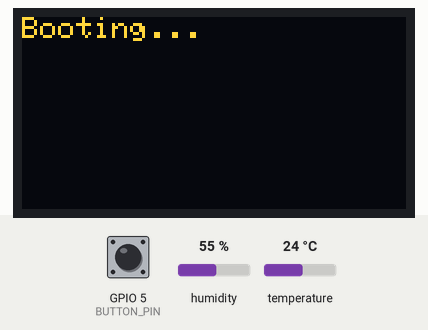
The program below on a simulated ESP32. On the bench: 128×64 one-colour display. Inputs (shaded band) come from the test bench; at power-on: humidity 55 %, temperature 24 °C, GPIO 5 (BUTTON_PIN) HIGH. The OLED is the two-colour kind (top 16 rows yellow); WiFi joins after 1.5 s; servers stay silent unless stated; what the program prints to the serial monitor is not drawn.

Above: at 1.1 s.
At 8.5 s:
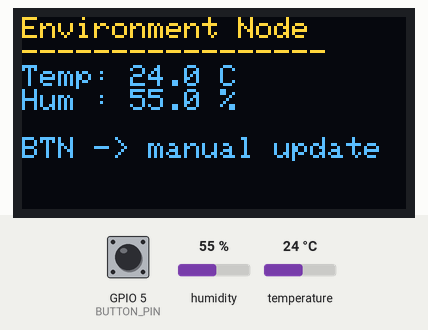
8.6 s: humidity set to 22 %
At 14.1 s:
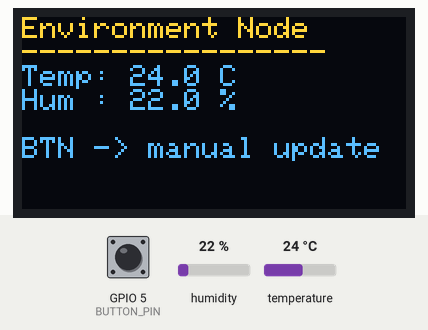
14.4 s: temperature set to 12 °C
At 19.2 s:
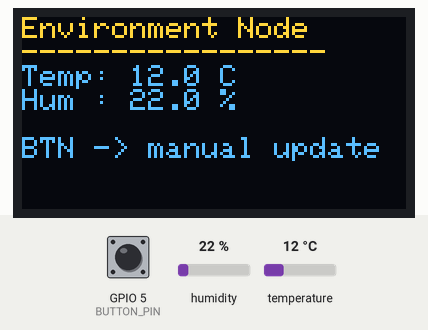
21.0 s: humidity set to 40 %
At 24.1 s:
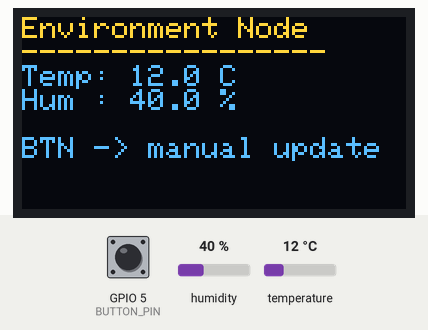
24.4 s: temperature set to 19 °C
Timing chart, 0 to 27.4 s (numbered marks = the images above; inputs shaded):
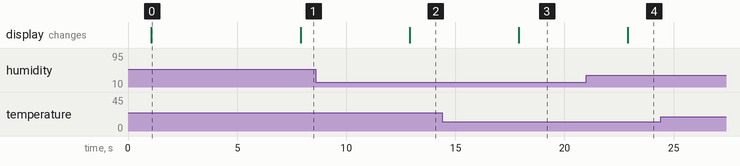

The program:

main.cpp
```cpp
/****************************************************
 * ESP32 + DHT22 + SSD1306 OLED + Button + Blynk
 * Pins (from Wokwi diagram):
 *   DHT22 data -> GPIO23
 *   OLED SDA   -> GPIO21
 *   OLED SCL   -> GPIO22
 *   Button     -> GPIO5 (active LOW, uses INPUT_PULLUP)
 ****************************************************/

#define BLYNK_TEMPLATE_ID "TMPL6PprXDmu2"
#define BLYNK_TEMPLATE_NAME "DHT by Minahal"
#define BLYNK_AUTH_TOKEN "XB4v73uJ4gVGRZh68IwUjAhYSCDqq0O-" // <-- from Blynk device_hLmtVUUWlhtBanXKpviBJt0D_zIBJsA

#define BLYNK_PRINT Serial

#include <Arduino.h>
#include <WiFi.h>
#include <WiFiClient.h>
#include <BlynkSimpleEsp32.h>

#include <Wire.h>
#include <Adafruit_GFX.h>
#include <Adafruit_SSD1306.h>

#include "DHT.h"

// ------------ WiFi credentials (for wokwi) ------------
char ssid[] = "khadija";
char pass[] = "1234512345";

// ------------ Pins (match your Wokwi diagram) ------------
#define DHTPIN   23
#define DHTTYPE  DHT11

#define BUTTON_PIN 5   // pushbutton, one side to GPIO5, other to GND

// ------------ OLED settings ------------
#define SCREEN_WIDTH  128
#define SCREEN_HEIGHT 64
#define OLED_RESET    -1  // no reset pin

Adafruit_SSD1306 display(SCREEN_WIDTH, SCREEN_HEIGHT, &Wire, OLED_RESET);
DHT dht(DHTPIN, DHTTYPE);

BlynkTimer timer;

// For simple button edge detection
int lastButtonState = HIGH;

// Forward declaration
void readAndDisplayAndSend();

// Optional: send periodically to Blynk (even without button)
void periodicSend() {
  readAndDisplayAndSend();
}

void setup() {
  Serial.begin(115200);
  delay(1000);
  Serial.println();
  Serial.println("ESP32 DHT22 + OLED + Blynk starting...");

  // Button input with internal pull-up
  pinMode(BUTTON_PIN, INPUT_PULLUP);

  // I2C + OLED
  Wire.begin(21, 22);  // SDA, SCL (as per diagram)
  if (!display.begin(SSD1306_SWITCHCAPVCC, 0x3C)) {
    Serial.println("SSD1306 allocation failed");
    for (;;); // halt if OLED not found
  }
  display.clearDisplay();
  display.setTextSize(1);
  display.setTextColor(SSD1306_WHITE);
  display.setCursor(0, 0);
  display.println("Booting...");
  display.display();

  // DHT sensor
  dht.begin();

  // Blynk (for real hardware WiFi)
  Serial.println("Connecting to Blynk...");
  Blynk.begin(BLYNK_AUTH_TOKEN, ssid, pass);
  // For Wokwi, WiFi is simulated via wokwi.toml [net] config

  // Periodic send every 5 seconds (optional)
  timer.setInterval(5000L, periodicSend);
}

// Reads DHT22, updates OLED and sends to Blynk
void readAndDisplayAndSend() {
  float h = dht.readHumidity();
  float t = dht.readTemperature(); // Celsius

  if (isnan(h) || isnan(t)) {
    Serial.println("Failed to read from DHT sensor!");
    display.clearDisplay();
    display.setCursor(0, 0);
    display.println("DHT Error!");
    display.display();
    return;
  }

  Serial.print("Temp: ");
  Serial.print(t);
  Serial.print(" *C, Hum: ");
  Serial.print(h);
  Serial.println(" %");

  // --- Update OLED ---
  display.clearDisplay();
  display.setCursor(0, 0);
  display.println("Environment Node");
  display.println("-----------------");
  display.print("Temp: ");
  display.print(t, 1);
  display.println(" C");
  display.print("Hum : ");
  display.print(h, 1);
  display.println(" %");
  display.println();
  display.println("BTN -> manual update");
  display.display();

  // --- Send to Blynk (Virtual Pins) ---
  // Map: V0 = Temp, V1 = Humidity
  Blynk.virtualWrite(V0, t);
  Blynk.virtualWrite(V1, h);
}

void loop() {
  Blynk.run();
  timer.run();

  // Simple button edge detection (active LOW)
  int currentState = digitalRead(BUTTON_PIN);
  if (lastButtonState == HIGH && currentState == LOW) {
    // Falling edge -> button pressed
    Serial.println("Button pressed: manual DHT read");
    readAndDisplayAndSend();
  }
  lastButtonState = currentState;
}
```

Measured:
- after the input at 8.6 s, the display: changes after 4.3 s (image 2)
- after the input at 14.4 s, the display: changes after 3.5 s (image 3)
- after the input at 21.0 s, the display: changes after 1.9 s (image 4)
- what the display in image 0 shows lasts 6.8 s, from 1.1 s to 7.9 s
